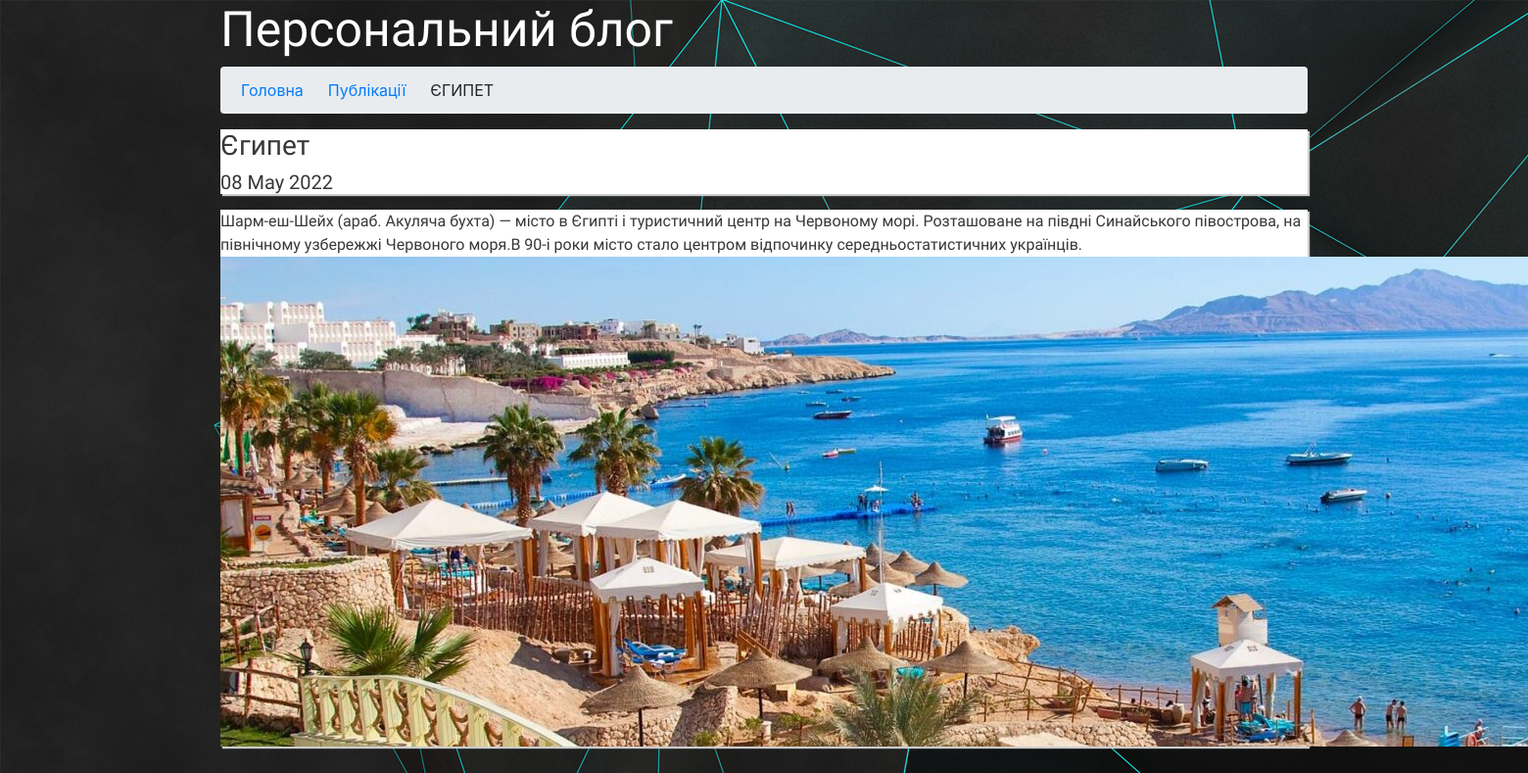
Screenshot of /articles/2022/5/8/yegipet with the database file from the repository.
### app_blog/models.py (models this page shows, shortened)
class Article(models.Model):
    title = models.CharField(u'Заголовок', max_length=250,
                             help_text=u'Максимум 250 символів')
    description = models.TextField(blank=True, verbose_name=u'Опис')
    category = models.ForeignKey(Category, related_name='news', blank=True,
                                 null=True, verbose_name=u'Категорія', on_delete=models.CASCADE)
    pub_date = models.DateTimeField(u'Дата публікації', default=timezone.now)
    slug = models.SlugField(u'Слаг', unique_for_date='pub_date')
    main_page = models.BooleanField(
        u'Головна', default=False, help_text=u'Показувати на головній сторінці')
    objects = models.Manager()
    class Meta:
        ordering = ['-pub_date']
        verbose_name = u'Стаття'
        verbose_name_plural = u'Статті'

class ArticleImage(models.Model):
    article = models.ForeignKey(
        Article, verbose_name=u'Стаття', related_name='images', on_delete=models.CASCADE)
    image = models.ImageField(u'Фото', upload_to='photos')
    title = models.CharField(u'Заголовок', max_length=250,
                             help_text=u'Максимум 250 символів', blank=True)
    class Meta:
        verbose_name = u'Фото для статті'
        verbose_name_plural = u'Фото для статті'

### app_blog/views.py (the view)
# urls.py: path(r'articles/<year>/<month>/<day>/<slug>',ArticleDetail.as_view(), name='news-detail'),
class ArticleDetail(DateDetailView):
    model = Article
    template_name = 'article_detail.html'
    context_object_name = 'item'
    date_field = 'pub_date'
    query_pk_and_slug = True
    month_format = '%m'
    allow_future = True
    def get_context_data(self, *args, **kwargs):
        context = super(ArticleDetail, self).get_context_data(*args, **kwargs)
        try:
            context['images'] = context['item'].images.all()
        except:
            pass
        return context

### app_blog/templates/article_detail.html (shortened to what this page needs)
{% extends "base.html" %}
        {% load static %}
        {% block content %}{% endblock %}

### static/css/main.css (style rules this page uses)
body { background-image: url('../img/bg.png'); background-repeat: repeat-y; }
body>div>div>ol>li { margin: 0 5px; }
body>div>div>div:nth-child(2) { background: #fff; color: #383838; font-family: 'Ubuntu', sans-serif; box-shadow: 2px 2px 1px #ccc; }
body > div > div > div:nth-child(3) { background: #fff; color: #383838; font-family: 'Ubuntu', sans-serif; box-shadow: 2px 2px 1px #ccc; }

### rows the page displays
Article: title+pub_date+description "Головна Публікації ЄГИПЕТ Єгипет 08 May 2022 Шарм-еш-Шейх (араб. Акуляча бухта) — місто в Єгипті і туристичний центр на Червоному морі. Розташоване на півдні Синайського півострова, на північному узбережжі Червоного моря.В 90-і роки місто стало центром відпочинку середньостатистичних українців.", title+pub_date+description (picture)
